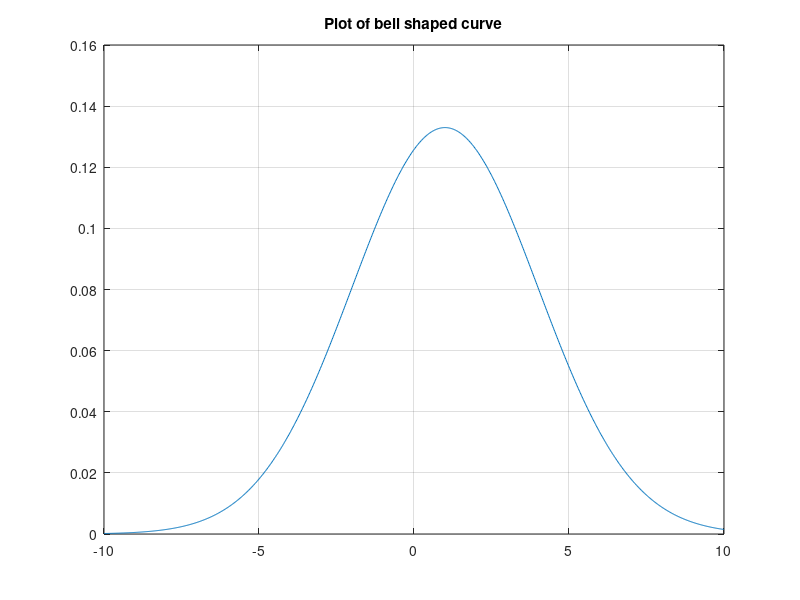

Write the MATLAB code that produced this figure.
% MATH2089: File = npdfex.m
% Anonymous function for normal PDF
npdf = @(x, mu, sig) (1/(sig*sqrt(2*pi)))*exp(-(x-mu).^2/(2*sig^2))

% Usage to plot normal PDF
figure(1)
x = linspace(-10,10,1001);
f = npdf(x, 1, 3);
plot(x, f);
grid on
title('Plot of bell shaped curve')